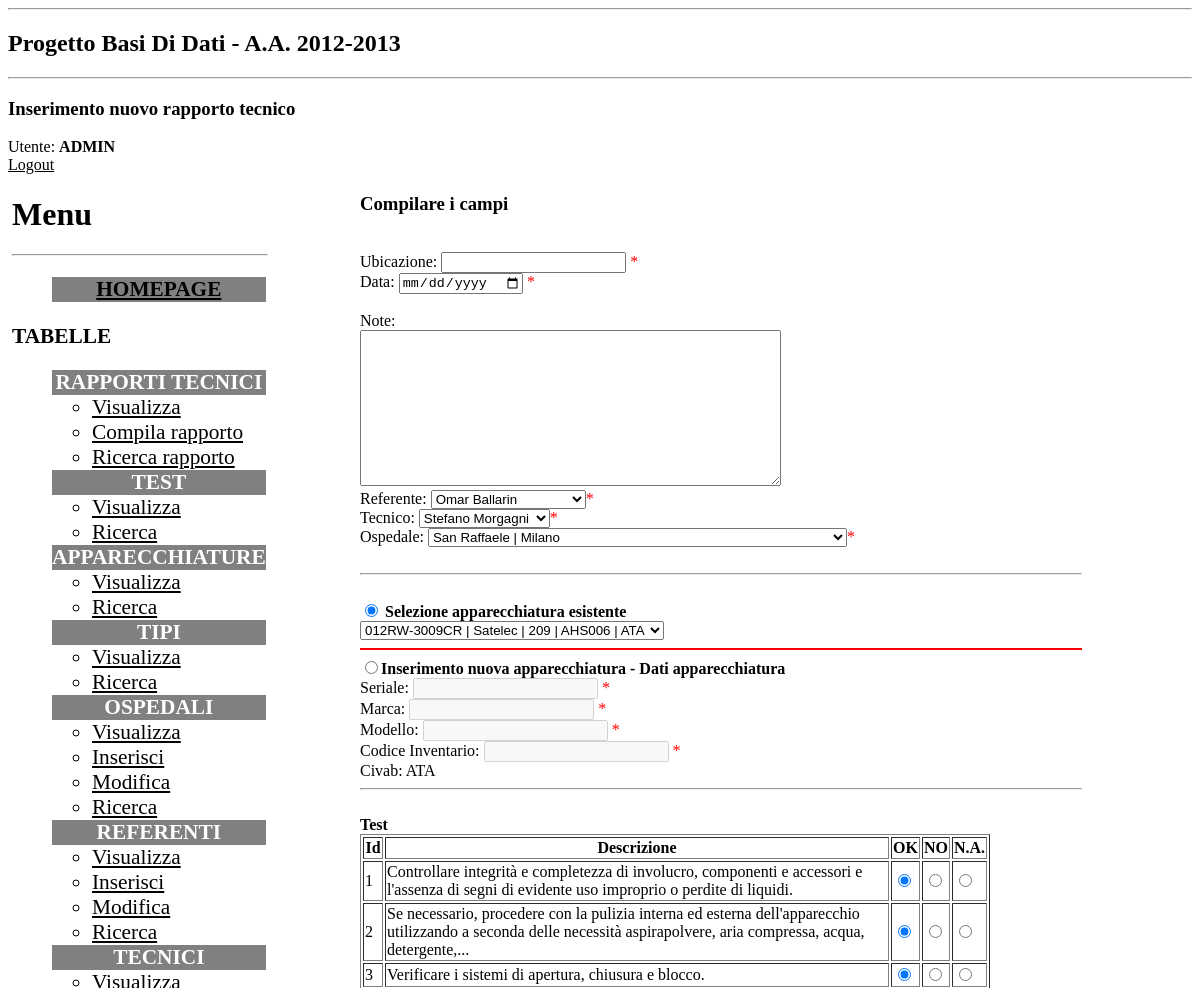
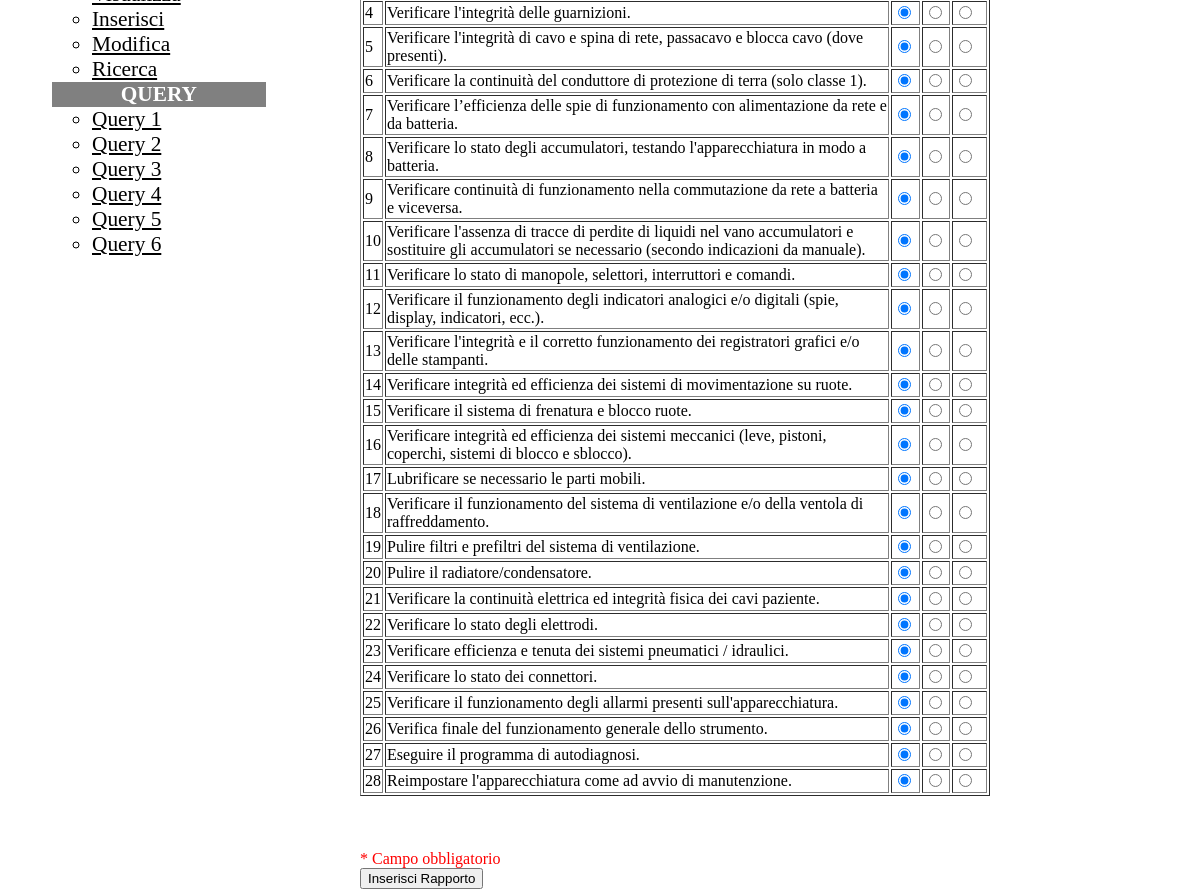
The page /Php/insert_rapporto.php?civab=ATA (signed in) on the database its author committed (2 pictures, top to bottom).
### tables this page shows
CREATE TABLE IF NOT EXISTS `Test` (
  `idTest` int(11) NOT NULL,
  `Descrizione` varchar(255) DEFAULT NULL,
  PRIMARY KEY (`idTest`)
);

### Php/insert_rapporto.php (the view, shortened to what this page needs)
<?php
require("library.php");
page_start("Progetto Basi Di Dati - A.A. 2012-2013");
subtitle("Inserimento nuovo rapporto tecnico");
menu();
start_body();
echo "<form action='confirmRapporto.php' method=POST name='rapporto' id='rapporto' onSubmit='return checkForm();' >";
echo "
<B><H3>Compilare i campi</H3></B><br>
";
$civab=$_GET["civab"];
$conn=connectDB();
echo<<<END
  Ubicazione: <input type="text" name="ubicazione" id="ubicazione"> <font color='red'>*</font> <br>
  Data: <input type="date" name="data" id="data"> <font color='red'>*</font><br><br>
   Note:<br>
  <textarea rows=10 cols=50 name="note"></textarea>
END;
$query="SELECT idPersona, p.Nome, p.Cognome FROM Persone p NATURAL JOIN Referenti r";
$result=mysql_query($query, $conn);
echo<<<END
  <br>
  Referente:
  <select name="referente">
END;
while($row=mysql_fetch_array($result))
{
echo<<<END
  <option value="$row[0]">$row[1] $row[2]</option>
END;
}
echo<<<END
  </select><font color='red'>*</font>
END;
$query="SELECT idPersona, p.Nome, p.Cognome FROM Persone p NATURAL JOIN Tecnici t";
$result=mysql_query($query, $conn);
echo<<<END
  <br>
  Tecnico:
  <select name="tecnico">
END;
while($row=mysql_fetch_array($result))
{
echo<<<END
  <option value="$row[0]">$row[1] $row[2]</option>
END;
}
echo<<<END
  </select><font color='red'>*</font>
END;
$query="SELECT o.idOspedale, o.Nome, o.Citta FROM Ospedali o";
$result=mysql_query($query, $conn);
echo<<<END
  <br>
  Ospedale:
  <select name="ospedale">
END;
while($row=mysql_fetch_array($result))
{
echo<<<END
  <option value="$row[0]">$row[1] | $row[2]</option>
END;
}
echo<<<END
  </select><font color='red'>*</font><br><br>
END;
$query="SELECT * FROM Apparecchiature WHERE Civab='$civab'";
$result=mysql_query($query, $conn);
echo<<<END
  <hr width=100%><br>
  <input type="radio" name="selectApp" value="presente"  onclick="changeApp();" id="radioPres" checked>
  <b>Selezione apparecchiatura esistente</b>
  <br>
  <select name="serial" id="pres"> <font color='red'>*</font>
END;
while($row=mysql_fetch_array($result))
  echo "<option value='$row[0]'>$row[0] | $row[1] | $row[2] | $row[3] | $row[4]</option>";
echo<<<END
  <select>
END;
echo<<<END
  <hr width=100% color="red">
  <input type="radio" name="selectApp" value="nuova" onclick="changeApp();" id="radioNew"><b>Inserimento nuova apparecchiatura - Dati apparecchiatura</b> <br>
  Seriale: <input name="serialeApparecchiatura" id="newSer" disabled> <font color='red'>*</font> <br>
  Marca: <input name="marcaApp"  id="newMar" disabled> <font color='red'>*</font> <br>
  Modello: <input name="modelloApp"  id="newMod" disabled> <font color='red'>*</font> <br>
  Codice Inventario: <input name="codiceApp" id="newCod" disabled> <font color='red'>*</font> <br>
END;
echo<<<END
  Civab: $civab<input type="hidden" name="civabApp" value="$civab"><br>
END;
echo<<<END
  <hr width=100%>
  <br>
END;
$query="SELECT t.idTest, t.Descrizione FROM CompatibileCon cn NATURAL JOIN Test t WHERE cn.Civab='$civab'";
$result=mysql_query($query, $conn);
$i=0;
  echo "<b>Test</b>";
$table_head =  array("Id","Descrizione","OK","NO","N.A.");
table_start($table_head);
while ($row = mysql_fetch_row($result)) {
  $radio[0]="<input type=\"radio\" name=\"test$row[0]\" value='SI' checked/>";
  $radio[1]="<input type=\"radio\" name=\"test$row[0]\" value='NO' />";
  $radio[2]="<input type=\"radio\" name=\"test$row[0]\" value='N.A.' />";
  table_row(array_merge($row,$radio));
  $i++;
}
table_end();
echo "
  <br><br>
  <input type='hidden' name='numTest' value='$i'>
  <br>
  <font color='red'>* Campo obbligatorio</font> <br>
  <input type='submit' value='Inserisci Rapporto' name='btnInvia'>
  </form>
";
end_body();
page_end();
?>

### Php/library.php (shortened to what this page needs)
<?php
function page_start($title) {
  echo<<<END
<!DOCTYPE html PUBLIC "-//W3C//DTD XHTML 1.0 Strict//EN" "http://www.w3.org/TR/xhtml1/DTD/xhtml1-strict.dtd">
<html xmlns="http://www.w3.org/1999/xhtml"  xml:lang="it" lang="it">
<head>
<link rel="stylesheet" type="text/css" href="style.css">
<script type="text/javascript" src="script.js"></script>
<title>$title</title>
</head>
<body>
<hr />
<h2>$title</h2>
<hr />
END;
};
function menu()
{
$login=authenticate() or
  die("Accesso negato. Effettuare il <a href=\"login.php\">login</a>");;
echo "Utente: <b>" . strtoupper($login) .  "</b>";
echo "<br />";
echo hyperlink("Logout", "logout.php");
echo<<<END
<div style="position:absolute; left:1%; width:auto;">
<h1>Menu</h1>
<hr width=100% align="left">
<ul style="font-size:16pt;">
<li style="color:white;background-color:grey;text-align:center;"><A HREF="home.php"><b>HOMEPAGE</b></A></li>
</ul>
<text style="font-size:16pt;"><B>TABELLE</B></text>
<ul style="font-size:16pt;">
<li style="color:white;background-color:grey;text-align:center;"><b>RAPPORTI TECNICI</b></li>
  <ul>
  <li><a href="view_rapporti.php">Visualizza</a></li>
  <li><a href="select_tipo.php">Compila rapporto</a></li>
  <li><a href="ricercaRapporto.php">Ricerca rapporto</a></li>
  </ul>
<li style="color:white;background-color:grey;text-align:center;"><b>TEST</b></li>
  <ul>
  <li><a href="view_test.php">Visualizza</a></li>
  <li><a href="ricercaTest.php">Ricerca</a></li>
  </ul>
<li style="color:white;background-color:grey;text-align:center;"><b>APPARECCHIATURE</b></li>
  <ul>
  <li><a href="view_apparecchiature.php">Visualizza</a></li>
  <li><a href="ricercaApparecchiatura.php">Ricerca</a></li>
  </ul>
<li style="color:white;background-color:grey;text-align:center;"><b>TIPI</b></li>
  <ul>
  <li><a href="view_tipi.php">Visualizza</a></li>
  <li><a href="ricercaTipo.php">Ricerca</a></li>
  </ul>
<li style="color:white;background-color:grey;text-align:center;"><b>OSPEDALI</b></li>
  <ul>
  <li><a href="view_ospedali.php?request=view">Visualizza</a></li>
  <li><a href="insert_ospedale.php">Inserisci</a></li>
  <li><a href="view_ospedali.php?request=edit">Modifica</a></li>
  <li><a href="ricercaOspedale.php">Ricerca</a></li>
  </ul>
<li style="color:white;background-color:grey;text-align:center;"><b>REFERENTI</b></li>
  <ul>
  <li><a href="view_referenti.php?request=view">Visualizza</a></li>
  <li><a href="insert_referente.php">Inserisci</a></li>
  <li><a href="view_referenti.php?request=edit">Modifica</a></li>
  <li><a href="ricercaReferente.php">Ricerca</a></li>
  </ul>
<li style="color:white;background-color:grey;text-align:center;"><b>TECNICI</b></li>
  <ul>
  <li><a href="view_tecnici.php?request=view">Visualizza</a></li>
  <li><a href="insert_tecnico.php">Inserisci</a></li>
  <li><a href="view_tecnici.php?request=edit">Modifica</a></li>
  <li><a href="ricercaTecnico.php">Ricerca</a></li>
  </ul>
<li style="color:white;background-color:grey;text-align:center;"><b>QUERY</b></li>
  <ul>
  <li><a href="Query_1.php">Query 1</a></li>
  <li><a href="Query_2.php">Query 2</a></li>
  <li><a href="Query_3.php">Query 3</a></li>
  <li><a href="Query_4.php">Query 4</a></li>
  <li><a href="Query_5.php">Query 5</a></li>
  <li><a href="Query_6.php">Query 6</a></li>
  </ul>
</ul>
</div>
END;
}
function start_body()
{
echo<<<END
<div style="position:absolute; right:10%; left:30%; min-width:40%; width:auto;">
END;
}
function end_body()
{
echo<<<END
</div>
END;
}
function page_end() {
  echo "
</body>
</html>";
};
function subtitle($str) {
  echo "<h3>$str</h3>\n";
};
function hyperlink($str, $url) {
  return "<a href=\"$url\">$str</a>";
};
function table_start($row) {
  echo "<table border=\"1\">\n";
  echo "<tr>\n";
  foreach ($row as $field)
    echo "<th>$field</th>\n";
  echo "</tr>\n";
};
function table_row($row) {
  foreach ($row as $field)
    if ($field)
      echo "<td style='max-width:500px; height:auto;'>$field</td>\n";
    else
      echo "<td>---</td>\n";
  };
function table_end() {
  echo "</table>\n";
};
function authenticate() {
  $login=$_SESSION['logged'];
  if (! $login) {
    return FALSE;
  } else {
    return $login;
  }
}
?>

### Php/style.css (style rules this page uses)
a { color:black; text-decoration:underline; }

### rows shown on the page
test: idTest "1", Descrizione "Controllare integrità e completezza di involucro, componenti e accessori e l'assenza di segni di evidente uso improprio o perdite di liquidi."
test: field "2", field "Se necessario, procedere con la pulizia interna ed esterna dell'apparecchio utilizzando a seconda delle necessità aspirapolvere, aria compressa, acqua, detergente,..."
test: idTest "3", Descrizione "Verificare i sistemi di apertura, chiusura e blocco."
test: idTest "4", Descrizione "Verificare l'integrità delle guarnizioni."
test: idTest "5", Descrizione "Verificare l'integrità di cavo e spina di rete, passacavo e blocca cavo (dove presenti)."
test: idTest "6", Descrizione "Verificare la continuità del conduttore di protezione di terra (solo classe 1)."
test: idTest "7", Descrizione "Verificare l’efficienza delle spie di funzionamento con alimentazione da rete e da batteria."
test: idTest "8", Descrizione "Verificare lo stato degli accumulatori, testando l'apparecchiatura in modo a batteria."
test: idTest "9", Descrizione "Verificare continuità di funzionamento nella commutazione da rete a batteria e viceversa."
test: idTest "10", Descrizione "Verificare l'assenza di tracce di perdite di liquidi nel vano accumulatori e sostituire gli accumulatori se necessario (secondo indicazioni da manuale)."
test: idTest "11", Descrizione "Verificare lo stato di manopole, selettori, interruttori e comandi."
test: idTest "12", Descrizione "Verificare il funzionamento degli indicatori analogici e/o digitali (spie, display, indicatori, ecc.)."
test: idTest "13", Descrizione "Verificare l'integrità e il corretto funzionamento dei registratori grafici e/o delle stampanti."
test: idTest "14", Descrizione "Verificare integrità ed efficienza dei sistemi di movimentazione su ruote."
test: idTest "15", Descrizione "Verificare il sistema di frenatura e blocco ruote."
test: idTest "16", Descrizione "Verificare integrità ed efficienza dei sistemi meccanici (leve, pistoni, coperchi, sistemi di blocco e sblocco)."
test: idTest "17", Descrizione "Lubrificare se necessario le parti mobili."
test: idTest "18", Descrizione "Verificare il funzionamento del sistema di ventilazione e/o della ventola di raffreddamento."
test: idTest "19", Descrizione "Pulire filtri e prefiltri del sistema di ventilazione."
test: idTest "20", Descrizione "Pulire il radiatore/condensatore."
test: idTest "21", Descrizione "Verificare la continuità elettrica ed integrità fisica dei cavi paziente."
test: idTest "22", Descrizione "Verificare lo stato degli elettrodi."
test: idTest "23", Descrizione "Verificare efficienza e tenuta dei sistemi pneumatici / idraulici."
test: idTest "24", Descrizione "Verificare lo stato dei connettori."
test: idTest "25", Descrizione "Verificare il funzionamento degli allarmi presenti sull'apparecchiatura."
test: idTest "26", Descrizione "Verifica finale del funzionamento generale dello strumento."
test: idTest "27", Descrizione "Eseguire il programma di autodiagnosi."
test: idTest "28", Descrizione "Reimpostare l'apparecchiatura come ad avvio di manutenzione."

### other values the page prints
$title "Progetto Basi Di Dati - A.A. 2012-2013"
$str "Inserimento nuovo rapporto tecnico"
$login "ADMIN"
$str "Logout"
$civab "ATA"
$field "Id"
$field "Descrizione"
$field "OK"
$field "NO"
$field "N.A."
form field referente "Omar Ballarin"
form field tecnico "Stefano Morgagni"
form field ospedale "San Raffaele | Milano"
form field serial "012RW-3009CR | Satelec | 209 | AHS006 | ATA"
